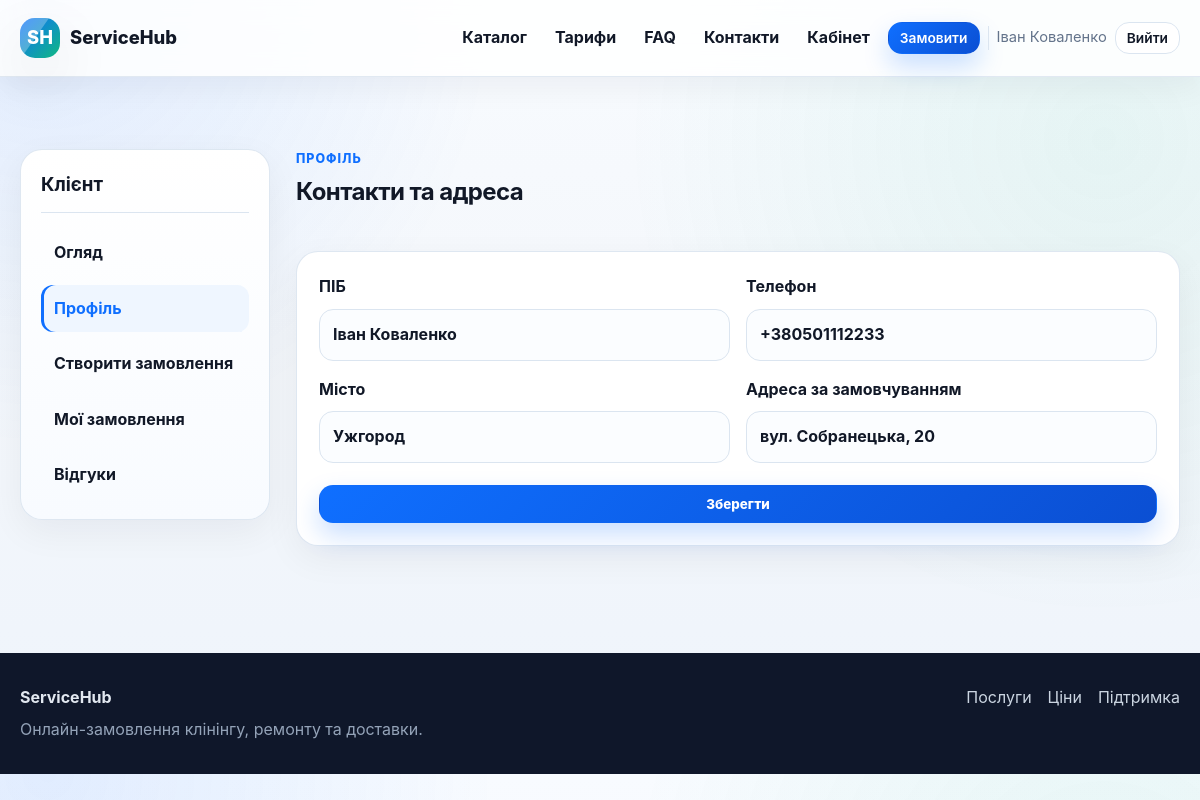
The page /client/profile (signed in) on the database its author committed.
### tables this page shows
CREATE TABLE users (
    id INTEGER PRIMARY KEY AUTOINCREMENT,
    role TEXT NOT NULL CHECK (role IN ('client', 'worker', 'admin')),
    full_name TEXT NOT NULL,
    email TEXT NOT NULL UNIQUE,
    password_hash TEXT NOT NULL,
    phone TEXT,
    city TEXT,
    address TEXT,
    specialization TEXT,
    service_area TEXT,
    schedule TEXT,
    price_text TEXT,
    is_blocked INTEGER NOT NULL DEFAULT 0,
    created_at TEXT NOT NULL DEFAULT CURRENT_TIMESTAMP
);

### app.py (the view, shortened to what this page needs)
@app.route("/client/profile", methods=("GET", "POST"))
@role_required("client")
def client_profile():
    return render_template("client/profile.html")

### app.py (called while the page is built)
def get_db() -> sqlite3.Connection:
    if "db" not in g:
        db = sqlite3.connect(app.config["DATABASE"])
        db.row_factory = sqlite3.Row
        db.execute("PRAGMA foreign_keys = ON")
        g.db = db
    return g.db

def db_one(query: str, params: tuple = ()) -> sqlite3.Row | None:
    return get_db().execute(query, params).fetchone()

def current_user() -> sqlite3.Row | None:
    user_id = session.get("user_id")
    if not user_id:
        return None
    return db_one("SELECT * FROM users WHERE id = ?", (user_id,))

@app.before_request
def load_logged_in_user():
    g.user = current_user()
    if g.user and g.user["is_blocked"] and request.endpoint not in {"logout", "static"}:
        session.clear()
        g.user = None
        flash("Ваш обліковий запис заблоковано адміністратором.", "danger")
        return redirect(url_for("login"))
    return None

@app.context_processor
def inject_globals() -> dict:
    return {
        "current_user": getattr(g, "user", None),
        "roles": ROLES,
        "specializations": SPECIALIZATIONS,
        "order_statuses": ORDER_STATUSES,
        "worker_status_options": WORKER_STATUS_OPTIONS,
        "format_datetime": format_datetime,
        "money": money,
        "role_label": role_label,
        "spec_label": spec_label,
        "active_label": active_label,
        "status_class": status_class,
        "payment_status_label": payment_status_label,
        "payment_status_class": payment_status_class,
    }

def role_required(*roles_required: str):
    def decorator(view):
        @wraps(view)
        def wrapped_view(*args, **kwargs):
            if g.user is None:
                flash("Спочатку увійдіть у систему.", "warning")
                return redirect(url_for("login", next=request.path))
            if g.user["role"] not in roles_required:
                abort(403)
            return view(*args, **kwargs)
        return wrapped_view
    return decorator

### templates/client/profile.html (shortened to what this page needs)
{% extends 'base.html' %}
{% block content %}
<section class="section">
    <div class="container dashboard-layout">
        <aside class="side-card">
            <h3>Клієнт</h3>
            <a href="{{ url_for('client_dashboard') }}">Огляд</a>
            <a class="active" href="{{ url_for('client_profile') }}">Профіль</a>
            <a href="{{ url_for('client_create_order') }}">Створити замовлення</a>
            <a href="{{ url_for('client_orders') }}">Мої замовлення</a>
            <a href="{{ url_for('client_reviews') }}">Відгуки</a>
        </aside>
        <div class="dashboard-main">
            <div class="section-head"><div><div class="eyebrow">Профіль</div><h1>Контакти та адреса</h1></div></div>
            <form class="card form-card" method="post">
                <div class="form-grid two">
                    <label>ПІБ
                        <input type="text" name="full_name" value="{{ current_user.full_name }}" required>
                    </label>
                    <label>Телефон
                        <input type="tel" name="phone" value="{{ current_user.phone or '' }}">
                    </label>
                    <label>Місто
                        <input type="text" name="city" value="{{ current_user.city or '' }}">
                    </label>
                    <label>Адреса за замовчуванням
                        <input type="text" name="address" value="{{ current_user.address or '' }}">
                    </label>
                </div>
                <button class="btn btn-primary" type="submit">Зберегти</button>
            </form>
        </div>
    </div>
</section>
{% endblock %}

### templates/base.html (shortened to what this page needs)
<!doctype html>
<html lang="uk">
<head>
    <link rel="stylesheet" href="{{ url_for('static', filename='css/style.css') }}">
</head>
<body>
<header class="site-header">
    <div class="container header-inner">
        <a class="brand" href="{{ url_for('home') }}">
            <span class="brand-mark">SH</span>
            <span>ServiceHub</span>
        </a>
        <nav class="nav" data-nav>
            <a href="{{ url_for('catalog') }}">Каталог</a>
            <a href="{{ url_for('prices_public') }}">Тарифи</a>
            <a href="{{ url_for('faq') }}">FAQ</a>
            <a href="{{ url_for('contacts') }}">Контакти</a>
            {% if current_user %}
                {% if current_user.role == 'client' %}
                    <a href="{{ url_for('client_dashboard') }}">Кабінет</a>
                    <a class="btn btn-sm btn-primary" href="{{ url_for('client_create_order') }}">Замовити</a>
                {% elif current_user.role == 'worker' %}
                    <a href="{{ url_for('worker_dashboard') }}">Кабінет</a>
                    <a href="{{ url_for('worker_available_orders') }}">Доступні заявки</a>
                {% elif current_user.role == 'admin' %}
                    <a href="{{ url_for('admin_dashboard') }}">Адмін-панель</a>
                    <a href="{{ url_for('admin_orders') }}">Замовлення</a>
                {% endif %}
                <span class="nav-user">{{ current_user.full_name }}</span>
                <a class="btn btn-sm btn-outline" href="{{ url_for('logout') }}">Вийти</a>
            {% else %}
                <a href="{{ url_for('login') }}">Вхід</a>
                <a class="btn btn-sm btn-primary" href="{{ url_for('register') }}">Реєстрація</a>
            {% endif %}
        </nav>
    </div>
</header>
<main class="page">
    {% block content %}{% endblock %}
</main>
<footer class="site-footer">
    <div class="container footer-inner">
        <div>
            <strong>ServiceHub</strong>
            <p>Онлайн-замовлення клінінгу, ремонту та доставки.</p>
        </div>
        <div class="footer-links">
            <a href="{{ url_for('catalog') }}">Послуги</a>
            <a href="{{ url_for('prices_public') }}">Ціни</a>
            <a href="{{ url_for('contacts') }}">Підтримка</a>
        </div>
    </div>
</footer>
</body>
</html>

### rows shown on the page
users: full_name "Іван Коваленко", phone "+380501112233", city "Ужгород", address "вул. Собранецька, 20"
